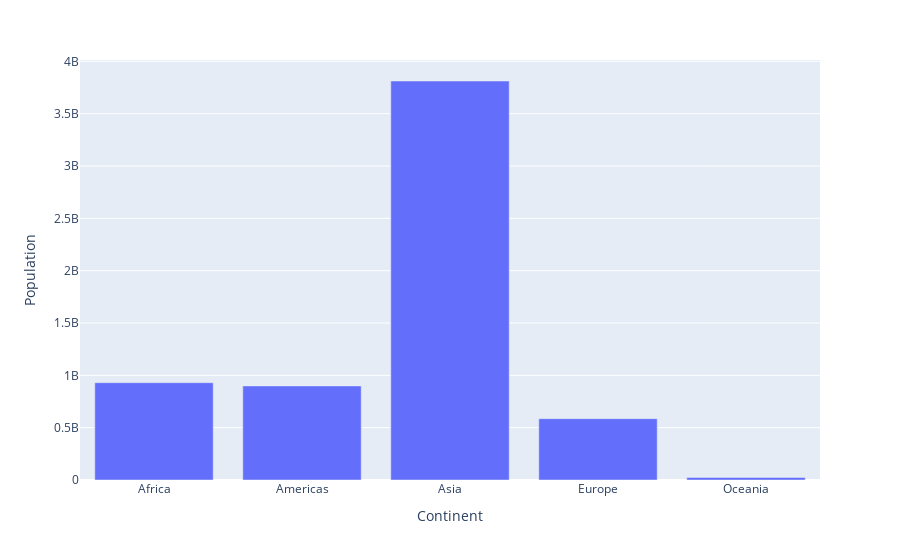

The cell this chart's notebook holds for it:
### Code cell
# create the chart uaing Plotly Express
fig = px.bar(continent_summed, x='Continent', y='Population')

# Show the chart
fig.show()

### Figure 1 — Plotly figure (JSON) as saved in the notebook; plotly's stock layout.template omitted (floating-point values rounded to 4 significant figures)
{"data": [{"alignmentgroup": "True", "hovertemplate": "Continent=%{x}<br>Population=%{y}<extra></extra>", "legendgroup": "", "marker": {"color": "#636efa", "pattern": {"shape": ""}}, "name": "", "offsetgroup": "", "orientation": "v", "showlegend": false, "textposition": "auto", "type": "bar", "x": ["Africa", "Americas", "Asia", "Europe", "Oceania"], "xaxis": "x", "y": [929539692, 898871184, 3811953827, 586098529, 24549947], "yaxis": "y"}], "layout": {"barmode": "relative", "legend": {"tracegroupgap": 0}, "margin": {"t": 60}, "xaxis": {"anchor": "y", "domain": [0, 1], "title": {"text": "Continent"}}, "yaxis": {"anchor": "x", "domain": [0, 1], "title": {"text": "Population"}}}}
